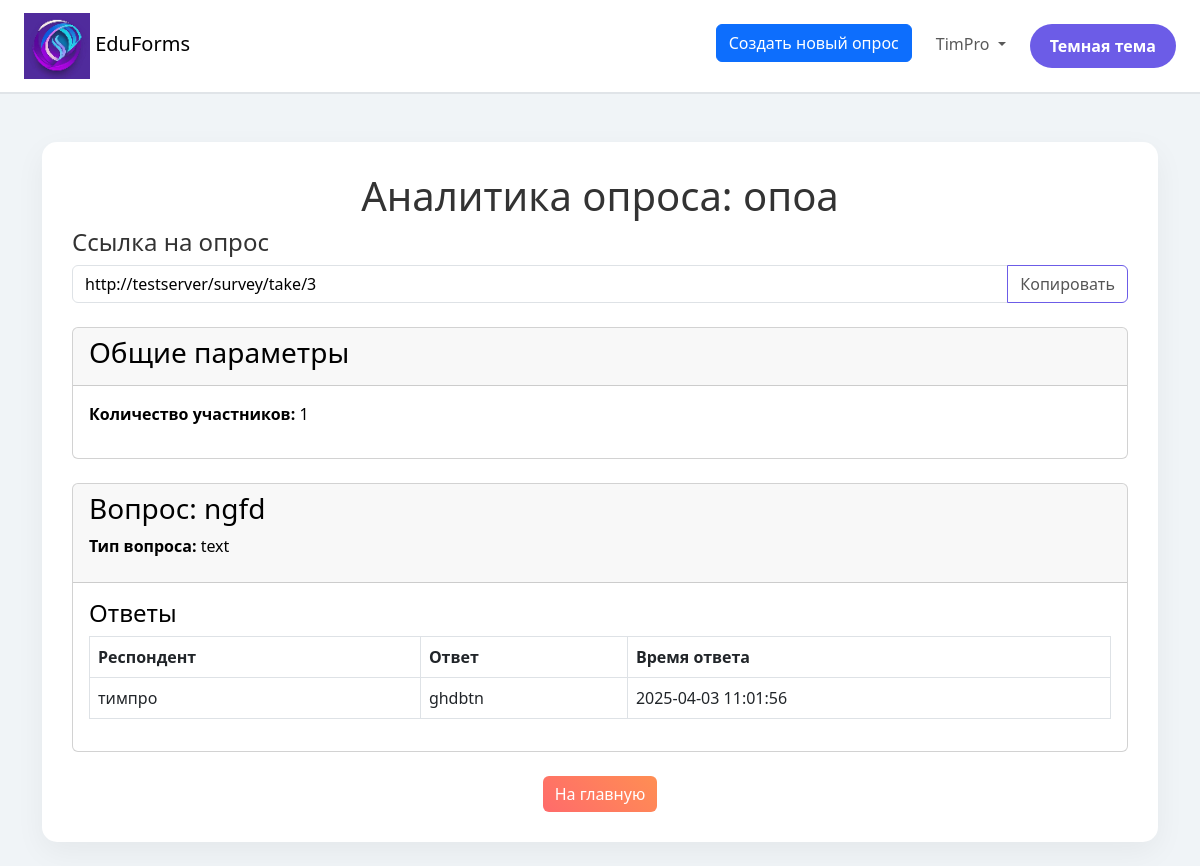
/survey/3 (signed in), run on the app's committed database.
### tables this page shows
CREATE TABLE surveys (
                        id INTEGER PRIMARY KEY AUTOINCREMENT,
                        name TEXT NOT NULL,
                        description TEXT,
                        user_id INTEGER NOT NULL,
                        show_correct_answers BOOLEAN DEFAULT 0  -- Новое поле
                    );

CREATE TABLE questions (
                        id INTEGER PRIMARY KEY AUTOINCREMENT,
                        survey_id INTEGER NOT NULL,
                        text TEXT NOT NULL,
                        type TEXT NOT NULL,  -- 'text', 'quiz', 'text_with_validation'
                        metadata TEXT,  -- Дополнительные данные в формате JSON
                        FOREIGN KEY (survey_id) REFERENCES surveys(id)
                    );

CREATE TABLE user_answers (
                        id INTEGER PRIMARY KEY AUTOINCREMENT,
                        survey_id INTEGER NOT NULL,
                        user_id INTEGER NOT NULL,
                        question_id INTEGER NOT NULL,
                        answer TEXT NOT NULL,
                        is_correct BOOLEAN,
                        question_type TEXT,
                        created_at TIMESTAMP DEFAULT CURRENT_TIMESTAMP,
                        ip_address TEXT,
                        user_agent TEXT,
                        time_taken INTEGER,
                        FOREIGN KEY (survey_id) REFERENCES surveys(id),
                        FOREIGN KEY (question_id) REFERENCES questions(id)
                    );

CREATE TABLE users (
                        id INTEGER PRIMARY KEY AUTOINCREMENT,
                        username TEXT UNIQUE NOT NULL,
                        email TEXT UNIQUE NOT NULL,
                        password TEXT NOT NULL
                    );

### survey_routes.py (the view, shortened to what this page needs)
@survey_bp.route('/<int:survey_id>', methods=['GET'])
def view_survey(survey_id):
    with closing(get_db()) as conn:
        cursor = conn.cursor()
        cursor.execute('SELECT name, user_id FROM surveys WHERE id = ?', (survey_id,))
        survey = cursor.fetchone()
        if not survey:
            logging.error(f"Опрос с ID {survey_id} не найден")
            flash('Опрос не найден.', 'danger')
            return redirect(url_for('index'))
        survey_name, survey_user_id = survey
        user_id = session.get('user_id')
        if not user_id or user_id != survey_user_id:
            logging.error(f"Пользователь {user_id} не имеет доступа к опросу {survey_id}")
            flash('У вас нет доступа к аналитике этого опроса.', 'danger')
            return redirect(url_for('index'))
        long_link = url_for('survey.take_survey', survey_id=survey_id, _external=True)
        logging.debug(f"Сгенерирована ссылка на опрос: {long_link}")
        try:
            cursor.execute('''
                SELECT COUNT(DISTINCT CASE WHEN user_id = 0 THEN ip_address ELSE user_id END)
                FROM user_answers WHERE survey_id = ?
            ''', (survey_id,))
            total_participants = cursor.fetchone()[0] or 0
            logging.debug(f"Количество участников для опроса {survey_id}: {total_participants}")
        except sqlite3.Error as e:
            logging.error(f"Ошибка при запросе количества участников: {e}")
            total_participants = 0
            flash('Ошибка при загрузке данных аналитики.', 'danger')
        try:
            cursor.execute('SELECT id, text, type, metadata FROM questions WHERE survey_id = ?', (survey_id,))
            questions_data = cursor.fetchall()
            logging.debug(f"Найдено вопросов для опроса {survey_id}: {len(questions_data)}")
        except sqlite3.Error as e:
            logging.error(f"Ошибка при запросе вопросов: {e}")
            questions_data = []
            flash('Ошибка при загрузке вопросов.', 'danger')
        questions = []
        for q_id, q_text, q_type, q_metadata in questions_data:
            question = {
                'id': q_id,
                'text': q_text,
                'type': q_type,
                'metadata': json.loads(q_metadata) if q_metadata else {},
                'responses': [],
                'correct_answer': None,
                'chart': None
            }
            try:
                cursor.execute('''
                    SELECT ua.answer, ua.is_correct, ua.ip_address, ua.created_at, u.username
                    FROM user_answers ua
                    LEFT JOIN users u ON ua.user_id = u.id
                    WHERE ua.question_id = ? AND ua.survey_id = ?
                ''', (q_id, survey_id))
                responses = cursor.fetchall()
                logging.debug(f"Найдено ответов для вопроса {q_id}: {len(responses)}")
            except sqlite3.Error as e:
                logging.error(f"Ошибка при запросе ответов для вопроса {q_id}: {e}")
                responses = []
            for answer, is_correct, ip_address, created_at, username in responses:
                respondent = username if username else ip_address if ip_address else 'Аноним'
                answer_text = answer
                question['responses'].append({
                    'respondent': respondent,
                    'answer': answer_text,
                    'is_correct': is_correct,
                    'created_at': created_at
                })
            questions.append(question)
    return render_template(
        'view_survey.html',
        survey_name=survey_name,
        survey_id=survey_id,
        survey_link=long_link,
        total_participants=total_participants,
        questions=questions,
        theme=session.get('theme', 'light')
    )

### main.py (called while the page is built)
@app.context_processor
def inject_theme():
    theme = session.get('theme', 'light')
    return {'theme': theme}

### survey_routes.py (called while the page is built)
def get_db():
    return sqlite3.connect('database.db')

### templates/view_survey.html (shortened to what this page needs)
{% extends "base.html" %}
{% block content %}
<div class="container mt-5 survey-container {{ 'dark-theme' if theme == 'dark' else 'light-theme' }}">
    <h1 class="text-center">Аналитика опроса: {{ survey_name }}</h1>
    <div class="mb-4">
        <h4>Ссылка на опрос</h4>
        <div class="input-group">
            <input type="text"
                   class="form-control {{ 'dark-theme' if theme == 'dark' else 'light-theme' }}"
                   id="surveyLink"
                   value="{{ survey_link }}"
                   readonly
                   style="background-color: {{ '#444' if theme == 'dark' else '#fff' }}; color: {{ '#fff' if theme == 'dark' else '#000' }};">
            <button class="btn btn-outline-secondary {{ 'dark-theme' if theme == 'dark' else 'light-theme' }}"
                    type="button"
                    onclick="copyLink()">Копировать</button>
        </div>
    </div>
    <div class="card mb-4 {{ 'dark-theme' if theme == 'dark' else 'light-theme' }}"
         style="background-color: {{ '#333' if theme == 'dark' else '#fff' }}; color: {{ '#fff' if theme == 'dark' else '#000' }};">
        <div class="card-header">
            <h3>Общие параметры</h3>
        </div>
        <div class="card-body">
            <p><strong>Количество участников:</strong> {{ total_participants }}</p>
        </div>
    </div>
    {% for question in questions %}
    <div class="card mb-4 {{ 'dark-theme' if theme == 'dark' else 'light-theme' }}"
         style="background-color: {{ '#333' if theme == 'dark' else '#fff' }}; color: {{ '#fff' if theme == 'dark' else '#000' }};">
        <div class="card-header">
            <h3>Вопрос: {{ question.text }}</h3>
            <p><strong>Тип вопроса:</strong> {{ question.type }}</p>
        </div>
        <div class="card-body">
            <h4>Ответы</h4>
            <table class="table table-bordered {{ 'dark-theme' if theme == 'dark' else 'light-theme' }}"
                   style="background-color: {{ '#333' if theme == 'dark' else '#fff' }}; color: {{ '#fff' if theme == 'dark' else '#000' }};">
                <thead>
                    <tr>
                        <th>Респондент</th>
                        <th>Ответ</th>
                        <th>Время ответа</th>
                    </tr>
                </thead>
                <tbody>
                    {% for response in question.responses %}
                    <tr>
                        <td>{{ response.respondent }}</td>
                        <td>{{ response.answer }}</td>
                        <td>{{ response.created_at }}</td>
                    </tr>
                    {% endfor %}
                </tbody>
            </table>
        </div>
    </div>
    {% endfor %}
    <div class="text-center">
        <a href="{{ url_for('index') }}"
           class="btn btn-primary {{ 'dark-theme' if theme == 'dark' else 'light-theme' }}"
           style="background: linear-gradient(45deg, #ff6b6b, #ff8e53); border: none; color: #fff;">
           На главную
        </a>
    </div>
</div>
{% endblock %}

### static/styles.css (style rules this page uses)
body.light-theme { background-color: #f0f4f7; color: #333; }
.btn-outline-secondary.light-theme { color: #555; border-color: #6c5ce7; }
.container.light-theme { background: #ffffff; padding: 30px; border-radius: 15px; box-shadow: 0 10px 30px rgba(0, 0, 0, 0.05); }

### data on the page
surveys: name "опоа"
questions: text "ngfd", type "text"
user_answers: respondent "тимпро", answer "ghdbtn", created_at "2025-04-03 11:01:56"

### other printed values
{{ session.get('username') }} "TimPro"
{{ "Темная тема" if theme == "light" else "Светлая тема" }} "Темная тема"
{{ total_participants }} "1"
